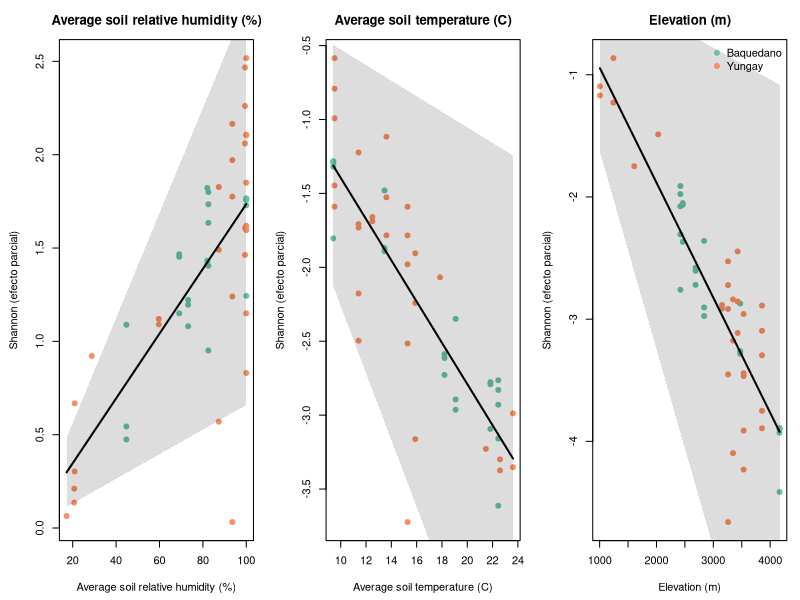
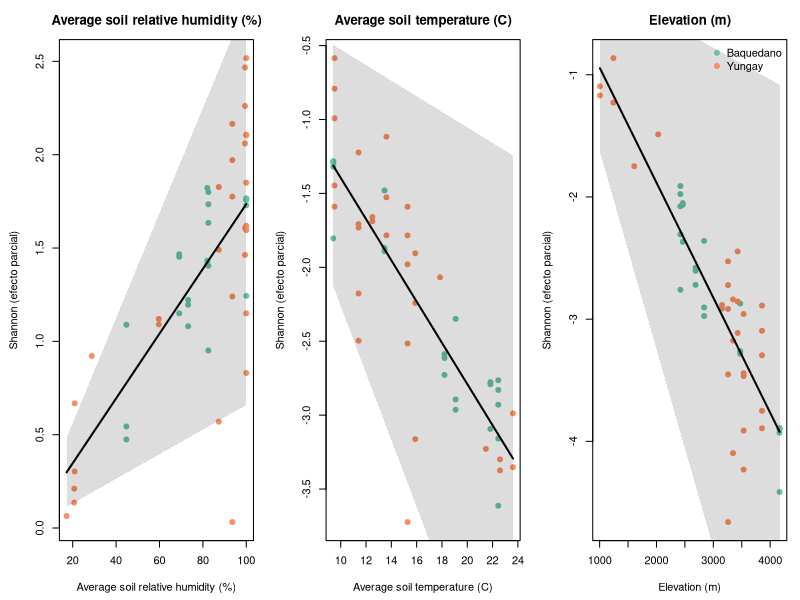

Reproduce these figures in R, in order.
# Modelo lineal (GLM) de Shannon en funcion de variables
# ambientales, con el transecto como efecto aleatorio (intercepto
# aleatorio). Requiere outputs/diversidad_alfa_por_muestra.tsv,
# generado por solution.py (exportar_tabla_para_gam).
#
# Se probo tambien un GAM con suavizados para las tres variables
# ambientales: mgcv penalizo los tres terminos a edf=1 (rectas) y
# el AIC fue practicamente identico al del modelo lineal, sin
# evidencia de no linealidad. Por eso se deja solo el GLM.

library(mgcv)

diversidad <- read.delim("outputs/diversidad_alfa_por_muestra.tsv")
diversidad$transect <- as.factor(diversidad$transect)

modelo <- gam(
  shannon ~ avg_soil_rh + temperature + elevation +
    s(transect, bs = "re"),
  data = diversidad,
  method = "REML"
)

cat("\n=== Resumen del modelo lineal (GLM + efecto aleatorio) ===\n")
print(summary(modelo))

tabla_coeficientes <- as.data.frame(summary(modelo)$p.table)
tabla_coeficientes$termino <- rownames(tabla_coeficientes)
tabla_coeficientes <- tabla_coeficientes[
  , c("termino", "Estimate", "Std. Error", "t value", "Pr(>|t|)")
]
write.table(
  tabla_coeficientes,
  "outputs/glm_shannon_variables_ambientales.tsv",
  sep = "\t", row.names = FALSE, quote = FALSE
)

cat("\nR2 ajustado:", summary(modelo)$r.sq, "\n")
cat("Devianza explicada:", summary(modelo)$dev.expl, "\n")

# Efectos parciales del modelo (predicciones a nivel poblacional,
# sin el efecto aleatorio de transecto), superpuestos a los
# residuos parciales de cada muestra.
variables <- c("avg_soil_rh", "temperature", "elevation")
etiquetas <- c(
  avg_soil_rh = "Average soil relative humidity (%)",
  temperature = "Average soil temperature (C)",
  elevation = "Elevation (m)"
)
colores_transecto <- c(Baquedano = "#66c2a5", Yungay = "#fc8d62")

prediccion_terminos <- predict(modelo, type = "terms", se.fit = TRUE)
residuos <- residuals(modelo, type = "response")

graficar_efectos_parciales <- function() {
  par(mfrow = c(1, 3), mar = c(4.5, 4.5, 3, 1))
  for (variable in variables) {
    x <- diversidad[[variable]]
    termino <- prediccion_terminos$fit[, variable]
    error_estandar <- prediccion_terminos$se.fit[, variable]
    residuo_parcial <- residuos + termino

    orden <- order(x)

    plot(
      x, residuo_parcial,
      col = colores_transecto[as.character(diversidad$transect)],
      pch = 19,
      xlab = etiquetas[variable], ylab = "Shannon (efecto parcial)",
      main = etiquetas[variable]
    )
    poligono_x <- c(x[orden], rev(x[orden]))
    poligono_y <- c(
      (termino + 1.96 * error_estandar)[orden],
      rev((termino - 1.96 * error_estandar)[orden])
    )
    polygon(poligono_x, poligono_y, col = "#00000022", border = NA)
    lines(x[orden], termino[orden], col = "black", lwd = 2)
  }
  legend(
    "topright", legend = names(colores_transecto),
    col = colores_transecto, pch = 19, bty = "n"
  )
}

png(
  "outputs/fig_glm_shannon_efectos_parciales.png",
  width = 12, height = 5, units = "in", res = 300
)
graficar_efectos_parciales()
dev.off()

pdf(
  "outputs/fig_glm_shannon_efectos_parciales.pdf",
  width = 12, height = 5
)
graficar_efectos_parciales()
dev.off()

cat("\nTabla y figura guardadas en outputs/\n")
